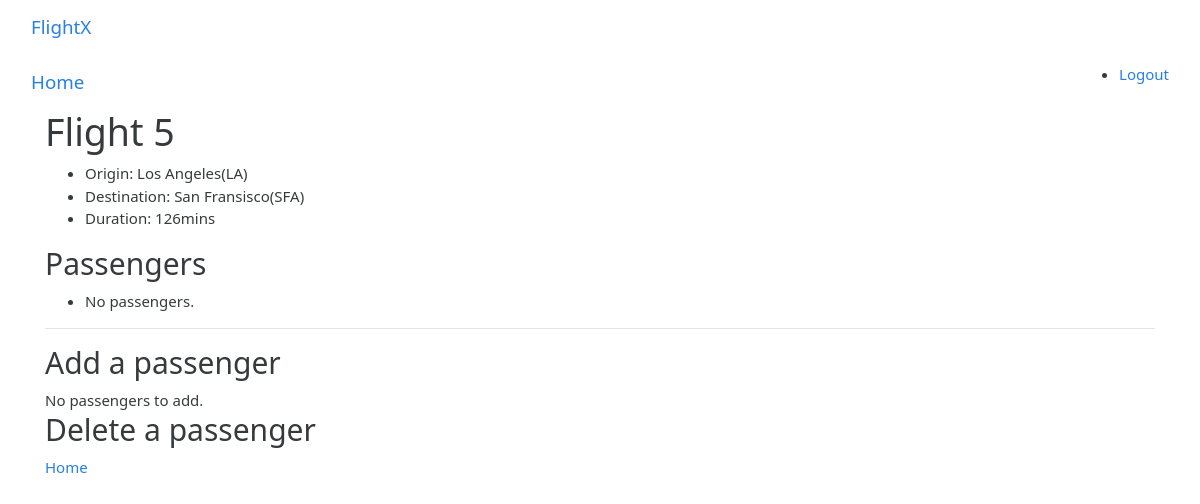
The page /5 on the database its author committed.
### webapp/models.py (models this page shows, shortened)
class Flight(models.Model):
    origin = models.ForeignKey(Airport, on_delete=models.CASCADE, related_name="departures")
    destination = models.ForeignKey(Airport, on_delete=models.CASCADE, related_name="arrival")
    duration = models.IntegerField()

class Airport(models.Model):
    code = models.CharField(max_length=3)
    city = models.CharField(max_length=60)
    def __str__(self):
        return f"{self.city}({self.code})"

### webapp/views.py (the view)
# urls.py: path("<int:flight_id>", views.flight, name="flight"),
def flight(request, flight_id):
    try:
        flight = Flight.objects.get(pk=flight_id)
    except Flight.DoesNotExist:
        raise Http404("Flight does not exist.")
    context = {
        "flight": flight,
        "passengers": flight.passengers.all(),
        "non_passengers": Passenger.objects.exclude(flights=flight).all()
    }
    return render(request, "webapp/flight.html", context)

### webapp/templates/webapp/flight.html (shortened to what this page needs)
{% extends "webapp/base.html" %}
{% block content %}
<nav class="navbar navbar-default">
    <div class="container-fluid">
        <div class="navbar-header">
            <a class="navbar-brand" href="{% url 'webapp:index' %}">Home</a>
        </div>
        <ul>
            <li><a href="{% url 'webapp:logout' %}">Logout</a></li>
        </ul>
    </div>
</nav>
<div class="container">
    <h1>Flight {{ flight.id }}</h1>
    <ul>
        <li>Origin: {{ flight.origin }}</li>
        <li>Destination: {{ flight.destination }}</li>
        <li>Duration: {{ flight.duration }}mins</li>
    </ul>
    <h2>Passengers</h2>
    <ul>
        {% for passenger in passengers %}
            <li>{{ passenger }}</li>
        {% empty %}
            <li>No passengers.</li>
        {% endfor %}
    </ul>
    <hr>
    <h2>Add a passenger</h2>
    {% if non_passengers %}
    <form action="{% url 'webapp:book' flight.id %}" method="post">
        {% csrf_token %}
        <select name="passenger">
            {% for passenger in non_passengers %}
                <option value="{{ passenger.id }}">{{ passenger }}</option>
            {% endfor %}
        </select>
        <input type="submit" value="Book Flight">
    </form>
    {% else %}
        <div>No passengers to add.</div>
    {% endif %}
    <h2>Delete a passenger</h2>
    <a href="{% url 'webapp:index' %}">Home</a>
</div>
{% endblock %}

### rows shown on the page
Flight: id "5", origin "Los Angeles(LA)", destination "San Fransisco(SFA)", duration "126"
